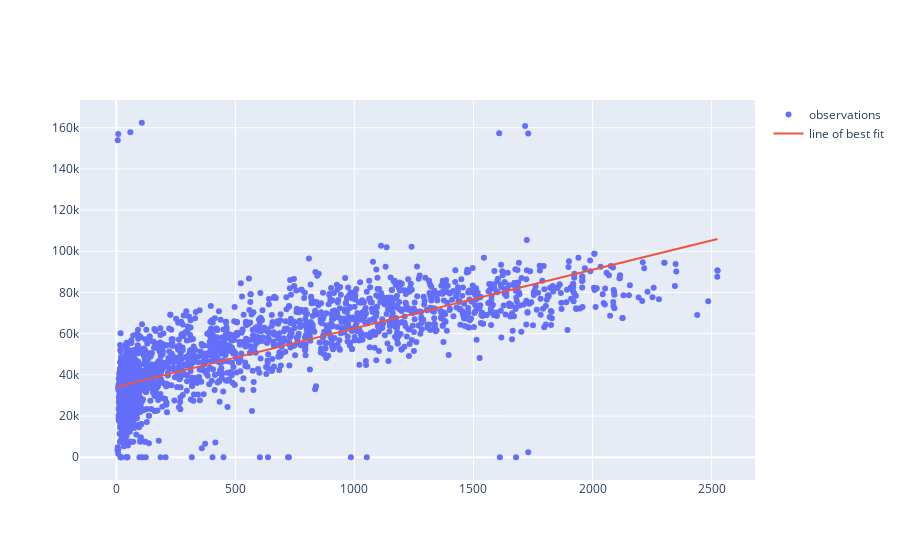

Notebook code for this chart:
### Markdown cell above
La distribución de la categoría de título de propiedad parece ser idéntica para las dos poblaciones In Couple y Alone. Podríamos creer que no hay correlación entre la titulación que se tiene y el estado civil.

### Code cell
dff['Income'] = dff['Income'].fillna(0)
reg = LinearRegression().fit(np.vstack(dff['TotalSpending']), dff['Income'])
df['bestfit'] = reg.predict(np.vstack(dff['TotalSpending']))

fig = go.Figure(data=go.Scatter(name='observations',x=dff['TotalSpending'], y=dff['Income'],mode='markers'))
fig.add_trace(go.Scatter(name='line of best fit', x=dff['TotalSpending'], y=df['bestfit'], mode='lines'))
fig.update_traces(hovertemplate='Spending: %{x} <br>Income: %{y}')
fig.show()

### Figure 1 — Plotly figure (JSON) as saved in the notebook; plotly's stock layout.template omitted (floating-point values rounded to 4 significant figures; data arrays with more than 128 entries replaced by an {"elided": "..."} marker saying what was removed)
{"data": [{"hovertemplate": "Spending: %{x} <br>Income: %{y}", "mode": "markers", "name": "observations", "type": "scatter", "x": {"elided": "2196 int values"}, "y": {"elided": "2196 int values"}}, {"hovertemplate": "Spending: %{x} <br>Income: %{y}", "mode": "lines", "name": "line of best fit", "type": "scatter", "x": {"elided": "2196 int values"}, "y": {"elided": "2196 float values"}}], "layout": {}}
